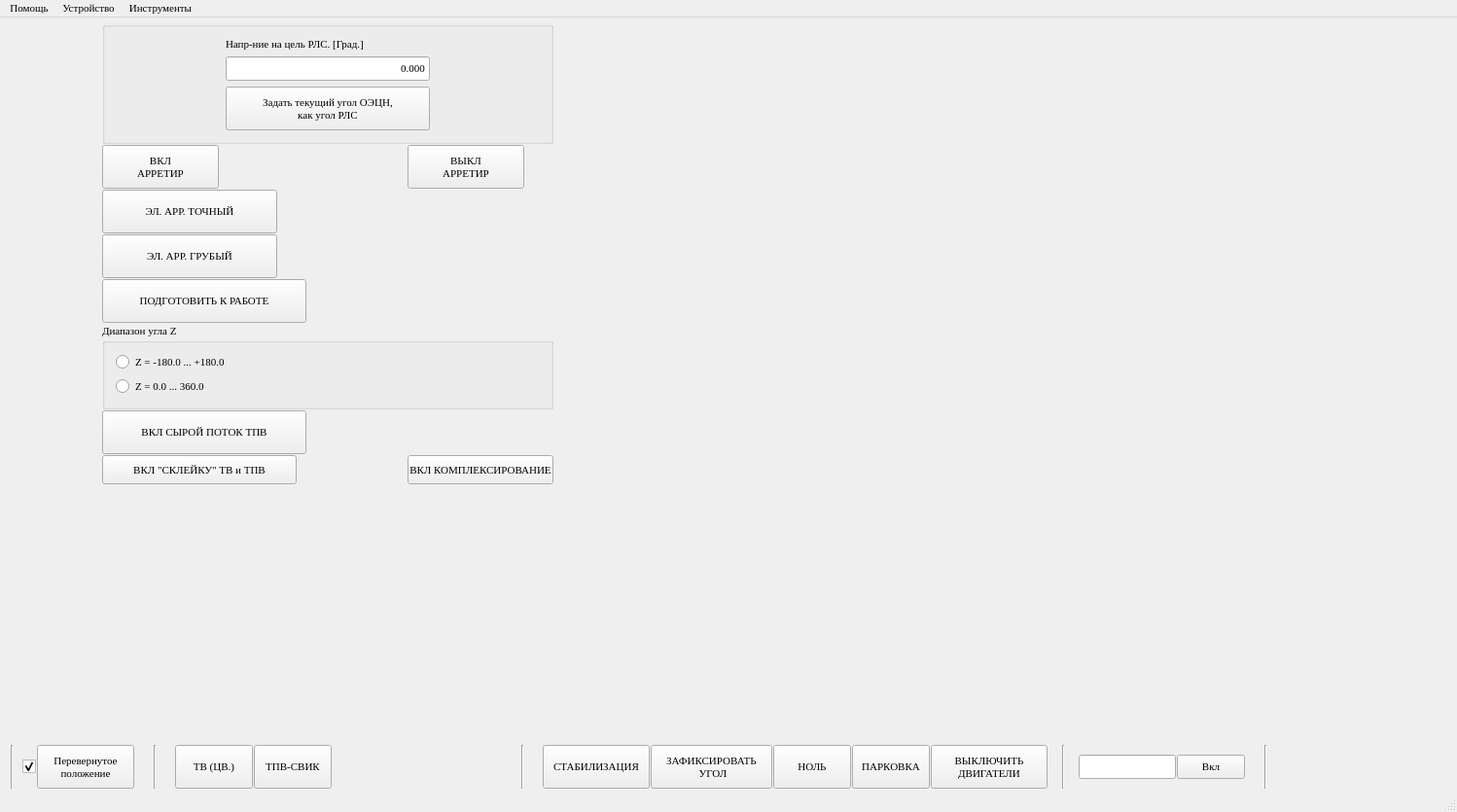
<?xml version="1.0" encoding="UTF-8"?>
<ui version="4.0">
 <class>MainWindow</class>
 <widget class="QMainWindow" name="MainWindow">
  <property name="geometry">
   <rect>
    <x>0</x>
    <y>0</y>
    <width>1498</width>
    <height>835</height>
   </rect>
  </property>
  <property name="font">
   <font>
    <family>Times New Roman</family>
    <pointsize>8</pointsize>
    <italic>false</italic>
    <bold>false</bold>
   </font>
  </property>
  <property name="focusPolicy">
   <enum>Qt::StrongFocus</enum>
  </property>
  <property name="windowTitle">
   <string>MainWindow</string>
  </property>
  <widget class="QWidget" name="main_widget">
   <layout class="QGridLayout" name="main_layout" rowstretch="0,0,0" columnstretch="0,0,0">
    <property name="leftMargin">
     <number>2</number>
    </property>
    <property name="topMargin">
     <number>2</number>
    </property>
    <property name="rightMargin">
     <number>2</number>
    </property>
    <property name="bottomMargin">
     <number>2</number>
    </property>
    <property name="spacing">
     <number>2</number>
    </property>
    <item row="1" column="1">
     <widget class="QWidget" name="central" native="true">
      <layout class="QGridLayout" name="central_layout">
       <property name="leftMargin">
        <number>0</number>
       </property>
       <property name="topMargin">
        <number>0</number>
       </property>
       <property name="rightMargin">
        <number>0</number>
       </property>
       <property name="bottomMargin">
        <number>0</number>
       </property>
       <property name="spacing">
        <number>1</number>
       </property>
       <item row="0" column="0">
        <widget class="Video" name="video_view" native="true">
         <widget class="JoystickWidget" name="newJoystik" native="true">
          <property name="geometry">
           <rect>
            <x>10</x>
            <y>630</y>
            <width>120</width>
            <height>80</height>
           </rect>
          </property>
         </widget>
        </widget>
       </item>
      </layout>
     </widget>
    </item>
    <item row="1" column="0">
     <widget class="QWidget" name="left" native="true">
      <layout class="QGridLayout" name="left_layout">
       <property name="leftMargin">
        <number>0</number>
       </property>
       <property name="topMargin">
        <number>0</number>
       </property>
       <property name="rightMargin">
        <number>0</number>
       </property>
       <property name="bottomMargin">
        <number>0</number>
       </property>
       <property name="spacing">
        <number>1</number>
       </property>
       <item row="8" column="0">
        <widget class="QPushButton" name="btn_turnOnTVMWIRChannel">
         <property name="minimumSize">
          <size>
           <width>0</width>
           <height>30</height>
          </size>
         </property>
         <property name="maximumSize">
          <size>
           <width>200</width>
           <height>16777215</height>
          </size>
         </property>
         <property name="text">
          <string>ВКЛ &quot;СКЛЕЙКУ&quot; ТВ и ТПВ</string>
         </property>
        </widget>
       </item>
       <item row="0" column="0" colspan="2">
        <widget class="QGroupBox" name="groupBox">
         <property name="title">
          <string/>
         </property>
         <layout class="QGridLayout" name="gridLayout">
          <item row="0" column="0">
           <widget class="QLabel" name="label">
            <property name="maximumSize">
             <size>
              <width>16777215</width>
              <height>25</height>
             </size>
            </property>
            <property name="text">
             <string>Напр-ние на цель РЛС. [Град.]</string>
            </property>
           </widget>
          </item>
          <item row="1" column="0">
           <widget class="QLineEdit" name="ledit_rls_angle">
            <property name="sizePolicy">
             <sizepolicy hsizetype="Minimum" vsizetype="Fixed">
              <horstretch>0</horstretch>
              <verstretch>0</verstretch>
             </sizepolicy>
            </property>
            <property name="minimumSize">
             <size>
              <width>0</width>
              <height>25</height>
             </size>
            </property>
            <property name="maximumSize">
             <size>
              <width>210</width>
              <height>25</height>
             </size>
            </property>
            <property name="text">
             <string>0.000</string>
            </property>
            <property name="alignment">
             <set>Qt::AlignRight|Qt::AlignTrailing|Qt::AlignVCenter</set>
            </property>
           </widget>
          </item>
          <item row="2" column="0">
           <widget class="QPushButton" name="setAngle">
            <property name="minimumSize">
             <size>
              <width>0</width>
              <height>45</height>
             </size>
            </property>
            <property name="maximumSize">
             <size>
              <width>210</width>
              <height>45</height>
             </size>
            </property>
            <property name="text">
             <string>Задать текущий угол ОЭЦН,
как угол РЛС</string>
            </property>
           </widget>
          </item>
         </layout>
        </widget>
       </item>
       <item row="1" column="0">
        <widget class="QPushButton" name="fine_arretir_set">
         <property name="minimumSize">
          <size>
           <width>80</width>
           <height>45</height>
          </size>
         </property>
         <property name="maximumSize">
          <size>
           <width>120</width>
           <height>45</height>
          </size>
         </property>
         <property name="focusPolicy">
          <enum>Qt::NoFocus</enum>
         </property>
         <property name="text">
          <string>ВКЛ
АРРЕТИР</string>
         </property>
        </widget>
       </item>
       <item row="4" column="0">
        <widget class="QPushButton" name="el_arr_coarse">
         <property name="minimumSize">
          <size>
           <width>180</width>
           <height>45</height>
          </size>
         </property>
         <property name="maximumSize">
          <size>
           <width>180</width>
           <height>45</height>
          </size>
         </property>
         <property name="text">
          <string>ЭЛ. АРР. ГРУБЫЙ</string>
         </property>
        </widget>
       </item>
       <item row="7" column="0">
        <widget class="QPushButton" name="btn_mwirDampEn">
         <property name="sizePolicy">
          <sizepolicy hsizetype="Fixed" vsizetype="Fixed">
           <horstretch>0</horstretch>
           <verstretch>0</verstretch>
          </sizepolicy>
         </property>
         <property name="minimumSize">
          <size>
           <width>210</width>
           <height>45</height>
          </size>
         </property>
         <property name="maximumSize">
          <size>
           <width>210</width>
           <height>16777215</height>
          </size>
         </property>
         <property name="text">
          <string>ВКЛ СЫРОЙ ПОТОК ТПВ</string>
         </property>
        </widget>
       </item>
       <item row="10" column="0" colspan="2">
        <spacer name="verticalSpacer_2">
         <property name="orientation">
          <enum>Qt::Vertical</enum>
         </property>
         <property name="sizeHint" stdset="0">
          <size>
           <width>20</width>
           <height>40</height>
          </size>
         </property>
        </spacer>
       </item>
       <item row="8" column="1">
        <widget class="QPushButton" name="btn_turnOnFusionChannel">
         <property name="minimumSize">
          <size>
           <width>0</width>
           <height>30</height>
          </size>
         </property>
         <property name="maximumSize">
          <size>
           <width>150</width>
           <height>16777215</height>
          </size>
         </property>
         <property name="text">
          <string>ВКЛ КОМПЛЕКСИРОВАНИЕ</string>
         </property>
        </widget>
       </item>
       <item row="3" column="0">
        <widget class="QPushButton" name="el_arr_fine">
         <property name="minimumSize">
          <size>
           <width>180</width>
           <height>45</height>
          </size>
         </property>
         <property name="maximumSize">
          <size>
           <width>180</width>
           <height>45</height>
          </size>
         </property>
         <property name="text">
          <string>ЭЛ. АРР. ТОЧНЫЙ</string>
         </property>
        </widget>
       </item>
       <item row="5" column="0">
        <widget class="QPushButton" name="btn_prepareToWork">
         <property name="minimumSize">
          <size>
           <width>120</width>
           <height>45</height>
          </size>
         </property>
         <property name="maximumSize">
          <size>
           <width>16777215</width>
           <height>45</height>
          </size>
         </property>
         <property name="text">
          <string>ПОДГОТОВИТЬ К РАБОТЕ</string>
         </property>
        </widget>
       </item>
       <item row="6" column="0" colspan="2">
        <widget class="QGroupBox" name="gridGroupBox">
         <property name="title">
          <string>Диапазон угла Z</string>
         </property>
         <layout class="QGridLayout" name="gridLayout_2">
          <item row="0" column="0">
           <widget class="QRadioButton" name="angleZ_Max_180">
            <property name="text">
             <string>Z = -180.0 ... +180.0</string>
            </property>
           </widget>
          </item>
          <item row="1" column="0">
           <widget class="QRadioButton" name="angleZ_Max_360">
            <property name="text">
             <string>Z = 0.0 ... 360.0</string>
            </property>
           </widget>
          </item>
         </layout>
        </widget>
       </item>
       <item row="1" column="1">
        <widget class="QPushButton" name="fine_arretir_reset">
         <property name="minimumSize">
          <size>
           <width>80</width>
           <height>45</height>
          </size>
         </property>
         <property name="maximumSize">
          <size>
           <width>120</width>
           <height>45</height>
          </size>
         </property>
         <property name="focusPolicy">
          <enum>Qt::NoFocus</enum>
         </property>
         <property name="text">
          <string>ВЫКЛ
АРРЕТИР</string>
         </property>
        </widget>
       </item>
       <item row="9" column="0" colspan="2">
        <widget class="QLabel" name="lbl_initGspStatus">
         <property name="minimumSize">
          <size>
           <width>120</width>
           <height>30</height>
          </size>
         </property>
         <property name="maximumSize">
          <size>
           <width>16777215</width>
           <height>30</height>
          </size>
         </property>
         <property name="text">
          <string/>
         </property>
        </widget>
       </item>
      </layout>
     </widget>
    </item>
    <item row="2" column="0" colspan="3">
     <widget class="QWidget" name="bot" native="true">
      <property name="minimumSize">
       <size>
        <width>40</width>
        <height>0</height>
       </size>
      </property>
      <layout class="QGridLayout" name="bot_layout">
       <property name="leftMargin">
        <number>0</number>
       </property>
       <property name="topMargin">
        <number>0</number>
       </property>
       <property name="rightMargin">
        <number>0</number>
       </property>
       <property name="bottomMargin">
        <number>0</number>
       </property>
       <property name="spacing">
        <number>1</number>
       </property>
       <item row="0" column="13">
        <widget class="Line" name="line_2">
         <property name="minimumSize">
          <size>
           <width>30</width>
           <height>0</height>
          </size>
         </property>
         <property name="orientation">
          <enum>Qt::Vertical</enum>
         </property>
        </widget>
       </item>
       <item row="0" column="4">
        <widget class="QPushButton" name="channel_tvrgb">
         <property name="sizePolicy">
          <sizepolicy hsizetype="Fixed" vsizetype="Minimum">
           <horstretch>0</horstretch>
           <verstretch>0</verstretch>
          </sizepolicy>
         </property>
         <property name="minimumSize">
          <size>
           <width>80</width>
           <height>45</height>
          </size>
         </property>
         <property name="maximumSize">
          <size>
           <width>80</width>
           <height>45</height>
          </size>
         </property>
         <property name="focusPolicy">
          <enum>Qt::NoFocus</enum>
         </property>
         <property name="text">
          <string>ТВ (ЦВ.)</string>
         </property>
        </widget>
       </item>
       <item row="0" column="2">
        <widget class="QPushButton" name="inverted_position">
         <property name="sizePolicy">
          <sizepolicy hsizetype="Minimum" vsizetype="Preferred">
           <horstretch>0</horstretch>
           <verstretch>0</verstretch>
          </sizepolicy>
         </property>
         <property name="minimumSize">
          <size>
           <width>100</width>
           <height>45</height>
          </size>
         </property>
         <property name="maximumSize">
          <size>
           <width>16777215</width>
           <height>45</height>
          </size>
         </property>
         <property name="font">
          <font>
           <family>Times New Roman</family>
           <pointsize>8</pointsize>
           <italic>false</italic>
           <bold>false</bold>
          </font>
         </property>
         <property name="focusPolicy">
          <enum>Qt::NoFocus</enum>
         </property>
         <property name="text">
          <string>Перевернутое
положение</string>
         </property>
         <property name="checkable">
          <bool>true</bool>
         </property>
        </widget>
       </item>
       <item row="0" column="11">
        <widget class="QPushButton" name="park">
         <property name="sizePolicy">
          <sizepolicy hsizetype="Preferred" vsizetype="Minimum">
           <horstretch>0</horstretch>
           <verstretch>0</verstretch>
          </sizepolicy>
         </property>
         <property name="minimumSize">
          <size>
           <width>80</width>
           <height>45</height>
          </size>
         </property>
         <property name="maximumSize">
          <size>
           <width>120</width>
           <height>45</height>
          </size>
         </property>
         <property name="focusPolicy">
          <enum>Qt::NoFocus</enum>
         </property>
         <property name="text">
          <string>ПАРКОВКА</string>
         </property>
        </widget>
       </item>
       <item row="0" column="9">
        <widget class="QPushButton" name="fixAngle">
         <property name="minimumSize">
          <size>
           <width>125</width>
           <height>45</height>
          </size>
         </property>
         <property name="maximumSize">
          <size>
           <width>140</width>
           <height>45</height>
          </size>
         </property>
         <property name="acceptDrops">
          <bool>false</bool>
         </property>
         <property name="toolTipDuration">
          <number>0</number>
         </property>
         <property name="text">
          <string>ЗАФИКСИРОВАТЬ
 УГОЛ</string>
         </property>
        </widget>
       </item>
       <item row="0" column="7">
        <widget class="Line" name="line_3">
         <property name="minimumSize">
          <size>
           <width>40</width>
           <height>0</height>
          </size>
         </property>
         <property name="orientation">
          <enum>Qt::Vertical</enum>
         </property>
        </widget>
       </item>
       <item row="0" column="10">
        <widget class="QPushButton" name="arretir_reset">
         <property name="sizePolicy">
          <sizepolicy hsizetype="Preferred" vsizetype="Minimum">
           <horstretch>0</horstretch>
           <verstretch>0</verstretch>
          </sizepolicy>
         </property>
         <property name="minimumSize">
          <size>
           <width>80</width>
           <height>45</height>
          </size>
         </property>
         <property name="maximumSize">
          <size>
           <width>120</width>
           <height>45</height>
          </size>
         </property>
         <property name="focusPolicy">
          <enum>Qt::NoFocus</enum>
         </property>
         <property name="text">
          <string>НОЛЬ</string>
         </property>
        </widget>
       </item>
       <item row="0" column="14">
        <widget class="QLineEdit" name="service_enterPassword">
         <property name="maximumSize">
          <size>
           <width>100</width>
           <height>25</height>
          </size>
         </property>
         <property name="echoMode">
          <enum>QLineEdit::Password</enum>
         </property>
        </widget>
       </item>
       <item row="0" column="6">
        <spacer name="horizontalSpacer_2">
         <property name="orientation">
          <enum>Qt::Horizontal</enum>
         </property>
         <property name="sizeHint" stdset="0">
          <size>
           <width>40</width>
           <height>20</height>
          </size>
         </property>
        </spacer>
       </item>
       <item row="0" column="3">
        <widget class="Line" name="line_4">
         <property name="minimumSize">
          <size>
           <width>40</width>
           <height>0</height>
          </size>
         </property>
         <property name="orientation">
          <enum>Qt::Vertical</enum>
         </property>
        </widget>
       </item>
       <item row="0" column="0">
        <widget class="Line" name="line">
         <property name="minimumSize">
          <size>
           <width>20</width>
           <height>0</height>
          </size>
         </property>
         <property name="orientation">
          <enum>Qt::Vertical</enum>
         </property>
        </widget>
       </item>
       <item row="0" column="25">
        <spacer name="horizontalSpacer">
         <property name="orientation">
          <enum>Qt::Horizontal</enum>
         </property>
         <property name="sizeHint" stdset="0">
          <size>
           <width>40</width>
           <height>20</height>
          </size>
         </property>
        </spacer>
       </item>
       <item row="0" column="23">
        <widget class="Line" name="line_5">
         <property name="minimumSize">
          <size>
           <width>40</width>
           <height>0</height>
          </size>
         </property>
         <property name="orientation">
          <enum>Qt::Vertical</enum>
         </property>
        </widget>
       </item>
       <item row="0" column="12">
        <widget class="QPushButton" name="motor_off">
         <property name="minimumSize">
          <size>
           <width>120</width>
           <height>45</height>
          </size>
         </property>
         <property name="maximumSize">
          <size>
           <width>120</width>
           <height>45</height>
          </size>
         </property>
         <property name="text">
          <string>ВЫКЛЮЧИТЬ
ДВИГАТЕЛИ</string>
         </property>
        </widget>
       </item>
       <item row="0" column="15">
        <widget class="QPushButton" name="btn_confirmPassword">
         <property name="maximumSize">
          <size>
           <width>70</width>
           <height>25</height>
          </size>
         </property>
         <property name="text">
          <string>Вкл</string>
         </property>
        </widget>
       </item>
       <item row="0" column="8">
        <widget class="QPushButton" name="stabilization">
         <property name="sizePolicy">
          <sizepolicy hsizetype="Preferred" vsizetype="Minimum">
           <horstretch>0</horstretch>
           <verstretch>0</verstretch>
          </sizepolicy>
         </property>
         <property name="minimumSize">
          <size>
           <width>110</width>
           <height>45</height>
          </size>
         </property>
         <property name="maximumSize">
          <size>
           <width>140</width>
           <height>45</height>
          </size>
         </property>
         <property name="focusPolicy">
          <enum>Qt::NoFocus</enum>
         </property>
         <property name="text">
          <string>СТАБИЛИЗАЦИЯ</string>
         </property>
         <property name="checkable">
          <bool>true</bool>
         </property>
        </widget>
       </item>
       <item row="0" column="5">
        <widget class="QPushButton" name="channel_mwir">
         <property name="sizePolicy">
          <sizepolicy hsizetype="Fixed" vsizetype="Minimum">
           <horstretch>0</horstretch>
           <verstretch>0</verstretch>
          </sizepolicy>
         </property>
         <property name="minimumSize">
          <size>
           <width>80</width>
           <height>45</height>
          </size>
         </property>
         <property name="maximumSize">
          <size>
           <width>80</width>
           <height>45</height>
          </size>
         </property>
         <property name="focusPolicy">
          <enum>Qt::NoFocus</enum>
         </property>
         <property name="text">
          <string>ТПВ-СВИК</string>
         </property>
        </widget>
       </item>
       <item row="0" column="1">
        <widget class="QCheckBox" name="chb_allChannels">
         <property name="toolTip">
          <string>Применить ко всем каналам</string>
         </property>
         <property name="text">
          <string/>
         </property>
         <property name="checked">
          <bool>true</bool>
         </property>
        </widget>
       </item>
      </layout>
     </widget>
    </item>
    <item row="0" column="0" colspan="3">
     <widget class="QWidget" name="top" native="true">
      <layout class="QGridLayout" name="top_layout">
       <property name="leftMargin">
        <number>0</number>
       </property>
       <property name="topMargin">
        <number>0</number>
       </property>
       <property name="rightMargin">
        <number>0</number>
       </property>
       <property name="bottomMargin">
        <number>0</number>
       </property>
       <property name="spacing">
        <number>1</number>
       </property>
      </layout>
     </widget>
    </item>
    <item row="1" column="2">
     <widget class="QWidget" name="right" native="true">
      <property name="sizePolicy">
       <sizepolicy hsizetype="MinimumExpanding" vsizetype="Preferred">
        <horstretch>0</horstretch>
        <verstretch>0</verstretch>
       </sizepolicy>
      </property>
      <property name="maximumSize">
       <size>
        <width>150</width>
        <height>16777215</height>
       </size>
      </property>
      <layout class="QGridLayout" name="gridLayout_3">
       <item row="0" column="0">
        <widget class="VlxVirtualJoysickForm" name="virtualJoystickWidget" native="true">
         <property name="sizePolicy">
          <sizepolicy hsizetype="Expanding" vsizetype="Expanding">
           <horstretch>0</horstretch>
           <verstretch>0</verstretch>
          </sizepolicy>
         </property>
         <property name="minimumSize">
          <size>
           <width>128</width>
           <height>128</height>
          </size>
         </property>
         <property name="maximumSize">
          <size>
           <width>128</width>
           <height>128</height>
          </size>
         </property>
        </widget>
       </item>
       <item row="1" column="0">
        <widget class="VlxVirtualJoystickHatsForm" name="virtualJoystickHatsWidget" native="true">
         <property name="minimumSize">
          <size>
           <width>128</width>
           <height>128</height>
          </size>
         </property>
         <property name="maximumSize">
          <size>
           <width>128</width>
           <height>128</height>
          </size>
         </property>
        </widget>
       </item>
       <item row="2" column="0">
        <spacer name="verticalSpacer">
         <property name="orientation">
          <enum>Qt::Vertical</enum>
         </property>
         <property name="sizeHint" stdset="0">
          <size>
           <width>20</width>
           <height>40</height>
          </size>
         </property>
        </spacer>
       </item>
      </layout>
     </widget>
    </item>
   </layout>
  </widget>
  <widget class="QMenuBar" name="menuBar">
   <property name="geometry">
    <rect>
     <x>0</x>
     <y>0</y>
     <width>1498</width>
     <height>17</height>
    </rect>
   </property>
   <widget class="QMenu" name="info_menu">
    <property name="title">
     <string>Помощь</string>
    </property>
    <addaction name="help"/>
    <addaction name="separator"/>
    <addaction name="about"/>
    <addaction name="separator"/>
    <addaction name="developers"/>
   </widget>
   <widget class="QMenu" name="device">
    <property name="title">
     <string>Устройство</string>
    </property>
    <addaction name="tvCtrl"/>
    <addaction name="swirCtrl"/>
    <addaction name="mwirCtrl"/>
    <addaction name="fusionCtrl"/>
    <addaction name="dspCtrl"/>
    <addaction name="gspCtrl"/>
    <addaction name="rangeFinderCtrl"/>
    <addaction name="highlighter"/>
    <addaction name="telemetry"/>
    <addaction name="separator"/>
    <addaction name="connection"/>
    <addaction name="actOpenVlxRtpSettingsDialog"/>
   </widget>
   <widget class="QMenu" name="tools">
    <property name="title">
     <string>Инструменты</string>
    </property>
    <addaction name="osd"/>
    <addaction name="vdbSendMsg"/>
    <addaction name="terminal_settings"/>
    <addaction name="charts"/>
    <addaction name="actOpenVlxDispSettingsDialog"/>
    <addaction name="actCmdMon"/>
    <addaction name="actJoystickSetup"/>
   </widget>
   <addaction name="info_menu"/>
   <addaction name="device"/>
   <addaction name="tools"/>
  </widget>
  <widget class="QStatusBar" name="statusBar"/>
  <action name="help">
   <property name="text">
    <string>Справка</string>
   </property>
  </action>
  <action name="about">
   <property name="text">
    <string>О программе</string>
   </property>
  </action>
  <action name="developers">
   <property name="text">
    <string>Разработчики</string>
   </property>
   <property name="visible">
    <bool>false</bool>
   </property>
  </action>
  <action name="telemetry">
   <property name="text">
    <string>Телеметрия</string>
   </property>
  </action>
  <action name="tvCtrl">
   <property name="text">
    <string>ТВ</string>
   </property>
  </action>
  <action name="swirCtrl">
   <property name="text">
    <string>КВИК</string>
   </property>
   <property name="visible">
    <bool>false</bool>
   </property>
  </action>
  <action name="mwirCtrl">
   <property name="text">
    <string>ТПВ-С</string>
   </property>
  </action>
  <action name="rangeFinderCtrl">
   <property name="text">
    <string>Дальномер</string>
   </property>
   <property name="visible">
    <bool>false</bool>
   </property>
  </action>
  <action name="gspCtrl">
   <property name="text">
    <string>Платформа</string>
   </property>
  </action>
  <action name="fusionCtrl">
   <property name="text">
    <string>Комплексирование</string>
   </property>
   <property name="visible">
    <bool>false</bool>
   </property>
  </action>
  <action name="dspCtrl">
   <property name="text">
    <string>ЦСП</string>
   </property>
   <property name="visible">
    <bool>false</bool>
   </property>
  </action>
  <action name="connection">
   <property name="text">
    <string>Соединение</string>
   </property>
  </action>
  <action name="osd">
   <property name="text">
    <string>OSD</string>
   </property>
   <property name="visible">
    <bool>false</bool>
   </property>
  </action>
  <action name="vdbSendMsg">
   <property name="enabled">
    <bool>true</bool>
   </property>
   <property name="text">
    <string>Отправка команд</string>
   </property>
   <property name="visible">
    <bool>true</bool>
   </property>
  </action>
  <action name="highlighter">
   <property name="text">
    <string>ЛДЦ</string>
   </property>
   <property name="visible">
    <bool>true</bool>
   </property>
  </action>
  <action name="af">
   <property name="checkable">
    <bool>true</bool>
   </property>
   <property name="enabled">
    <bool>true</bool>
   </property>
   <property name="text">
    <string>АФ</string>
   </property>
   <property name="visible">
    <bool>true</bool>
   </property>
  </action>
  <action name="terminal_settings">
   <property name="text">
    <string>Настройка</string>
   </property>
  </action>
  <action name="charts">
   <property name="text">
    <string>Графики</string>
   </property>
   <property name="visible">
    <bool>false</bool>
   </property>
  </action>
  <action name="actOpenVlxRtpSettingsDialog">
   <property name="text">
    <string>Настройки RTP</string>
   </property>
  </action>
  <action name="actOpenVlxDispSettingsDialog">
   <property name="text">
    <string>Настройка доп.</string>
   </property>
  </action>
  <action name="actJoystickSetup">
   <property name="text">
    <string>Джойстик</string>
   </property>
   <property name="toolTip">
    <string>Настройка управления джойстиком</string>
   </property>
  </action>
  <action name="actCmdMon">
   <property name="text">
    <string>Монитор команд</string>
   </property>
  </action>
 </widget>
 <layoutdefault spacing="6" margin="11"/>
 <customwidgets>
  <customwidget>
   <class>Video</class>
   <extends>QWidget</extends>
   <header>tools/video/video.h</header>
   <container>1</container>
  </customwidget>
  <customwidget>
   <class>JoystickWidget</class>
   <extends>QWidget</extends>
   <header>tools/JoystickWidget.hpp</header>
   <container>1</container>
  </customwidget>
  <customwidget>
   <class>VlxVirtualJoysickForm</class>
   <extends>QWidget</extends>
   <header>vlx_common/vlx_virtual_joysick_form.h</header>
   <container>1</container>
  </customwidget>
  <customwidget>
   <class>VlxVirtualJoystickHatsForm</class>
   <extends>QWidget</extends>
   <header>vlx_common/vlx_virtual_joystick_hats_form.h</header>
   <container>1</container>
  </customwidget>
 </customwidgets>
 <resources/>
 <connections/>
</ui>
